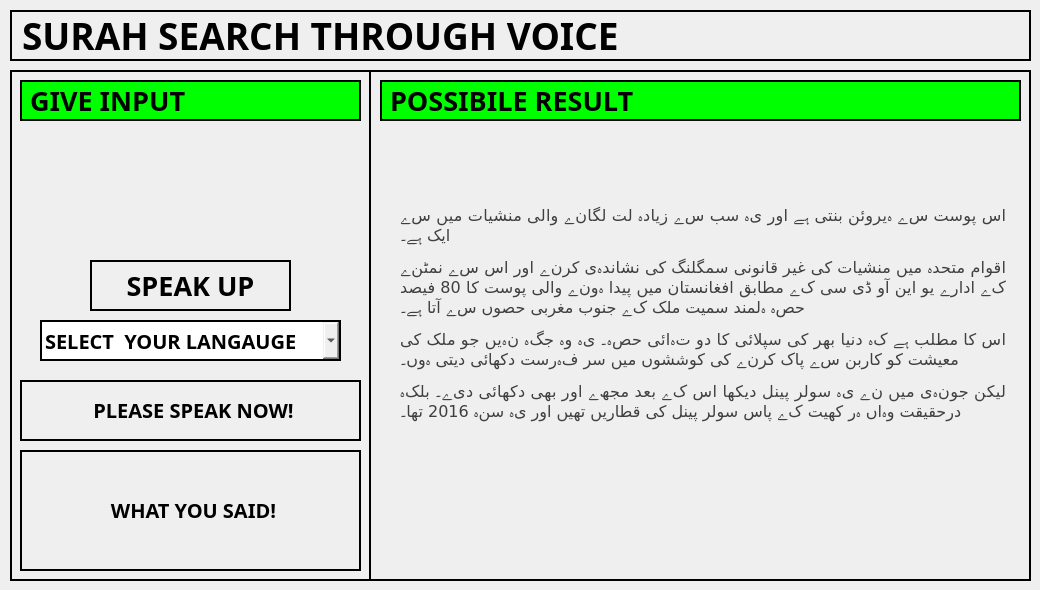
    <widget class="QWidget" name="page_3">
     <widget class="QLabel" name="label_4">
      <property name="geometry">
       <rect>
        <x>10</x>
        <y>10</y>
        <width>1021</width>
        <height>51</height>
       </rect>
      </property>
      <property name="font">
       <font>
        <family>Bahnschrift Condensed</family>
        <pointsize>28</pointsize>
        <weight>75</weight>
        <bold>true</bold>
       </font>
      </property>
      <property name="styleSheet">
       <string notr="true">border:2px solid black;</string>
      </property>
      <property name="text">
       <string>SURAH SEARCH THROUGH VOICE</string>
      </property>
     </widget>
     <widget class="QFrame" name="frame">
      <property name="geometry">
       <rect>
        <x>10</x>
        <y>70</y>
        <width>1021</width>
        <height>511</height>
       </rect>
      </property>
      <property name="styleSheet">
       <string notr="true">border:2px solid;</string>
      </property>
      <property name="frameShape">
       <enum>QFrame::StyledPanel</enum>
      </property>
      <property name="frameShadow">
       <enum>QFrame::Raised</enum>
      </property>
      <widget class="QFrame" name="frame_2">
       <property name="geometry">
        <rect>
         <x>0</x>
         <y>0</y>
         <width>361</width>
         <height>511</height>
        </rect>
       </property>
       <property name="styleSheet">
        <string notr="true">border:2px solid;</string>
       </property>
       <property name="frameShape">
        <enum>QFrame::StyledPanel</enum>
       </property>
       <property name="frameShadow">
        <enum>QFrame::Raised</enum>
       </property>
       <widget class="QLabel" name="label_10">
        <property name="geometry">
         <rect>
          <x>10</x>
          <y>10</y>
          <width>341</width>
          <height>41</height>
         </rect>
        </property>
        <property name="font">
         <font>
          <family>Bahnschrift Condensed</family>
          <pointsize>20</pointsize>
          <weight>75</weight>
          <bold>true</bold>
         </font>
        </property>
        <property name="styleSheet">
         <string notr="true">border:2px solid black;
background-color: rgb(0, 255, 0);</string>
        </property>
        <property name="text">
         <string>GIVE INPUT </string>
        </property>
       </widget>
       <widget class="QLabel" name="surha_text">
        <property name="geometry">
         <rect>
          <x>10</x>
          <y>310</y>
          <width>341</width>
          <height>61</height>
         </rect>
        </property>
        <property name="font">
         <font>
          <family>Bahnschrift</family>
          <pointsize>15</pointsize>
          <weight>75</weight>
          <bold>true</bold>
         </font>
        </property>
        <property name="styleSheet">
         <string notr="true"/>
        </property>
        <property name="text">
         <string>&lt;html&gt;&lt;head/&gt;&lt;body&gt;&lt;p align=&quot;center&quot;&gt;PLEASE SPEAK NOW!&lt;/p&gt;&lt;/body&gt;&lt;/html&gt;</string>
        </property>
       </widget>
       <widget class="QComboBox" name="surah_combobox">
        <property name="geometry">
         <rect>
          <x>30</x>
          <y>250</y>
          <width>301</width>
          <height>41</height>
         </rect>
        </property>
        <property name="font">
         <font>
          <family>Bahnschrift</family>
          <pointsize>15</pointsize>
          <weight>75</weight>
          <bold>true</bold>
         </font>
        </property>
        <item>
         <property name="text">
          <string>SELECT  YOUR LANGAUGE</string>
         </property>
        </item>
        <item>
         <property name="text">
          <string>ARABIC</string>
         </property>
        </item>
        <item>
         <property name="text">
          <string>URDU</string>
         </property>
        </item>
        <item>
         <property name="text">
          <string>ENGLISH</string>
         </property>
        </item>
       </widget>
       <widget class="QLabel" name="surha_what_you_said">
        <property name="geometry">
         <rect>
          <x>10</x>
          <y>380</y>
          <width>341</width>
          <height>121</height>
         </rect>
        </property>
        <property name="font">
         <font>
          <family>Bahnschrift</family>
          <pointsize>15</pointsize>
          <weight>75</weight>
          <bold>true</bold>
         </font>
        </property>
        <property name="styleSheet">
         <string notr="true">border:2px solid black;</string>
        </property>
        <property name="text">
         <string>&lt;html&gt;&lt;head/&gt;&lt;body&gt;&lt;p align=&quot;center&quot;&gt;WHAT YOU SAID!&lt;/p&gt;&lt;/body&gt;&lt;/html&gt;</string>
        </property>
       </widget>
       <widget class="QPushButton" name="surah_search_button">
        <property name="geometry">
         <rect>
          <x>80</x>
          <y>190</y>
          <width>201</width>
          <height>51</height>
         </rect>
        </property>
        <property name="font">
         <font>
          <family>Bahnschrift Condensed</family>
          <pointsize>20</pointsize>
          <weight>75</weight>
          <bold>true</bold>
         </font>
        </property>
        <property name="text">
         <string>SPEAK UP</string>
        </property>
       </widget>
      </widget>
      <widget class="QLabel" name="label_11">
       <property name="geometry">
        <rect>
         <x>370</x>
         <y>10</y>
         <width>641</width>
         <height>41</height>
        </rect>
       </property>
       <property name="font">
        <font>
         <family>Bahnschrift Condensed</family>
         <pointsize>20</pointsize>
         <weight>75</weight>
         <bold>true</bold>
        </font>
       </property>
       <property name="styleSheet">
        <string notr="true">border:2px solid black;
background-color: rgb(0, 255, 0);</string>
       </property>
       <property name="text">
        <string>POSSIBILE RESULT</string>
       </property>
      </widget>
      <widget class="QLabel" name="surah_matched_result">
       <property name="geometry">
        <rect>
         <x>370</x>
         <y>80</y>
         <width>631</width>
         <height>411</height>
        </rect>
       </property>
       <property name="font">
        <font>
         <family>Code39AzaleaNarrow3</family>
         <pointsize>44</pointsize>
         <weight>50</weight>
         <bold>false</bold>
        </font>
       </property>
       <property name="styleSheet">
        <string notr="true">border:none;
padding:5px;</string>
       </property>
       <property name="text">
        <string>&lt;html&gt;&lt;head/&gt;&lt;body&gt;&lt;p align=&quot;justify&quot;&gt;&lt;span style=&quot; font-family:'BBC Nassim Urdu'; font-size:16px; color:#3f3f42;&quot;&gt;اس پوست سے ہیروئن بنتی ہے اور یہ سب سے زیادہ لت لگانے والی منشیات میں سے ایک ہے۔&lt;/span&gt;&lt;/p&gt;&lt;p align=&quot;justify&quot;&gt;&lt;span style=&quot; font-family:'BBC Nassim Urdu'; font-size:16px; color:#3f3f42;&quot;&gt;اقوام متحدہ میں منشیات کی غیر قانونی سمگلنگ کی نشاندہی کرنے اور اس سے نمٹنے کے ادارے یو این آو ڈی سی کے مطابق افغانستان میں پیدا ہونے والی پوست کا 80 فیصد حصہ ہلمند سمیت ملک کے جنوب مغربی حصوں سے آتا ہے۔&lt;/span&gt;&lt;/p&gt;&lt;p align=&quot;justify&quot;&gt;&lt;span style=&quot; font-family:'BBC Nassim Urdu'; font-size:16px; color:#3f3f42;&quot;&gt;اس کا مطلب ہے کہ دنیا بھر کی سپلائی کا دو تہائی حصہ۔ یہ وہ جگہ نہیں جو ملک کی معیشت کو کاربن سے پاک کرنے کی کوششوں میں سر فہرست دکھائی دیتی ہوں۔&lt;/span&gt;&lt;/p&gt;&lt;p align=&quot;justify&quot;&gt;&lt;span style=&quot; font-family:'BBC Nassim Urdu'; font-size:16px; color:#3f3f42;&quot;&gt;لیکن جونہی میں نے یہ سولر پینل دیکھا اس کے بعد مجھے اور بھی دکھائی دیے۔ بلکہ درحقیقت وہاں ہر کھیت کے پاس سولر پینل کی قطاریں تھیں اور یہ سنہ 2016 تھا۔&lt;/span&gt;&lt;span style=&quot; font-family:'Times New Roman'; font-size:16px; color:#000000;&quot;&gt;&lt;br/&gt;&lt;/span&gt;&lt;/p&gt;&lt;/body&gt;&lt;/html&gt;</string>
       </property>
       <property name="wordWrap">
        <bool>true</bool>
       </property>
      </widget>
     </widget>
    </widget>
